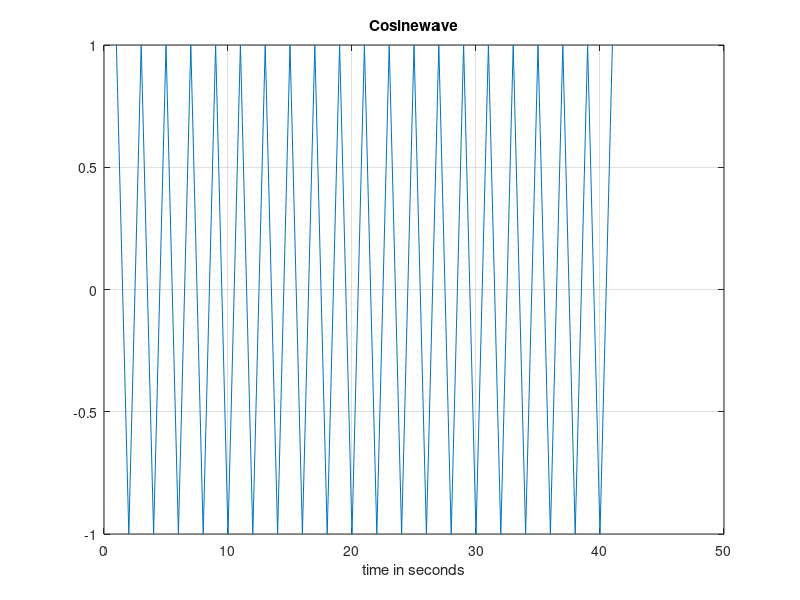
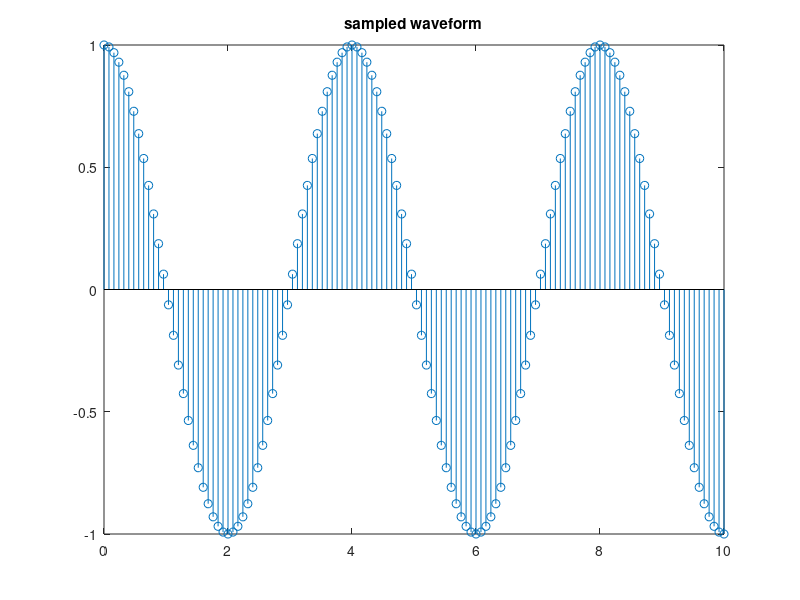
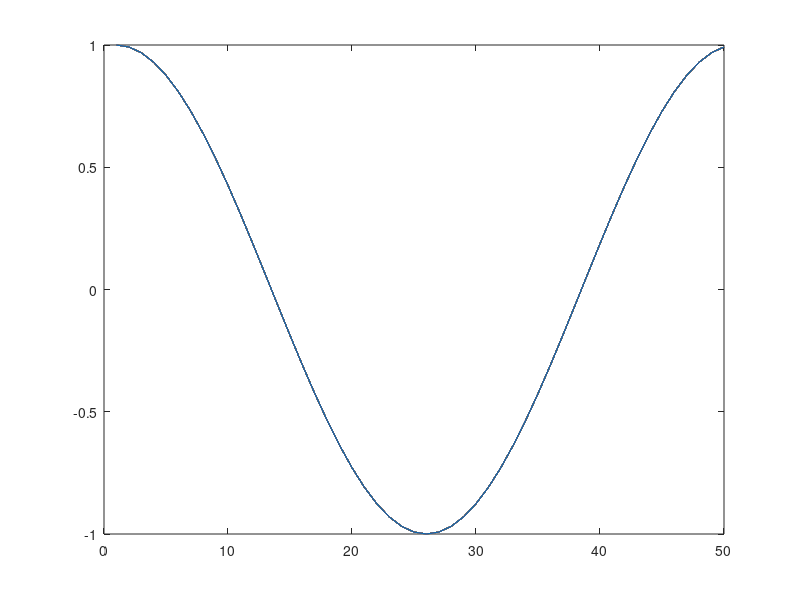

Write MATLAB code to recreate these figures, in order.
clear all
close all
clc
F = 50;
Fs = 200;
t = (0:0.05:2);
    a = cos(2*pi*F*t);
%grid on
figure
plot(a)
grid on
title('Cosinewave')
xlabel('time in seconds')
t = (0:0.08:10);
b = cos(2*pi*(F/Fs)*t);
figure
stem(t,b)
title('sampled waveform')
y = zeros(50); %reconstruction vector
for i = 1:50
    y(i,:) = b(i)*rectpuls(1/Fs);
end
figure
plot(y)